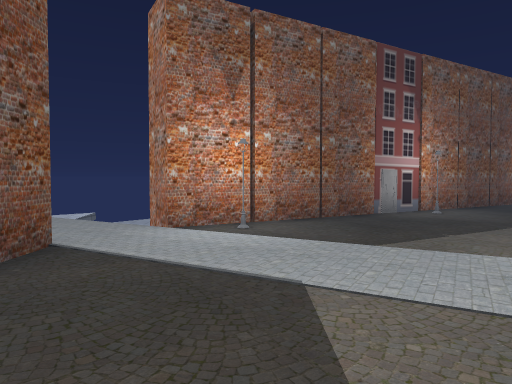
View 1 (above)

21 first-person views from a walk through a 3-D level made in the Unity game engine. The camera is 1.5 m above the floor, tilts 2° down and sees 70° across. The floor is counted in squares, 1.87 m on a side. Each view is taken from the middle of a square. On the plan, view 1 faces up. The plan holds only what a view shows up to about 12 squares ahead; the rest is blank. The place goes on beyond the plan. The player character is not drawn. Some animated figures are left out. Some surface patterns are stand-ins.

View 2
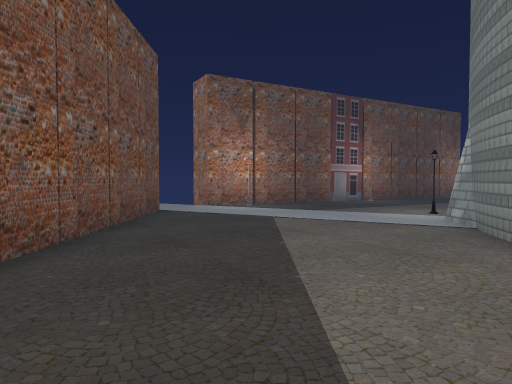

View 3
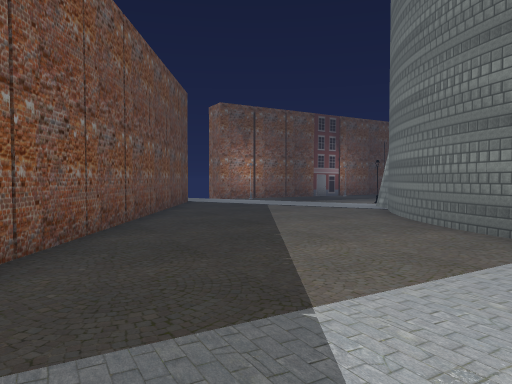

View 4
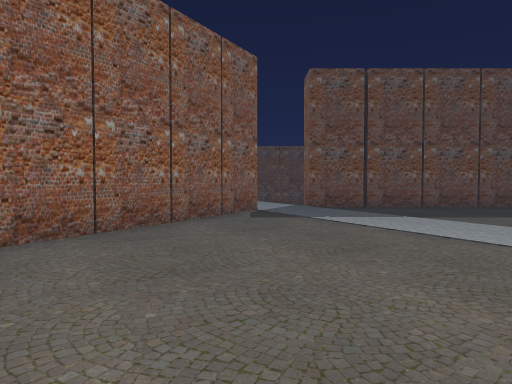

View 5
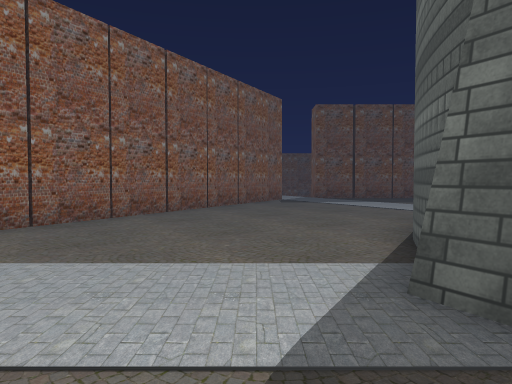

View 6
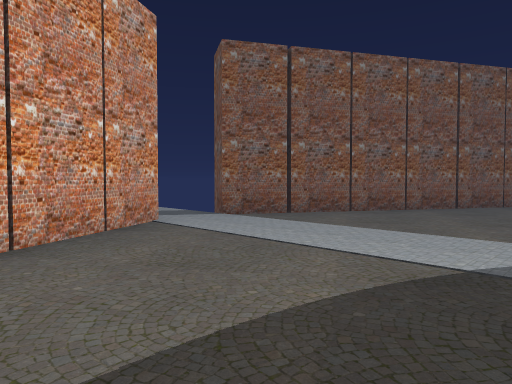

View 7
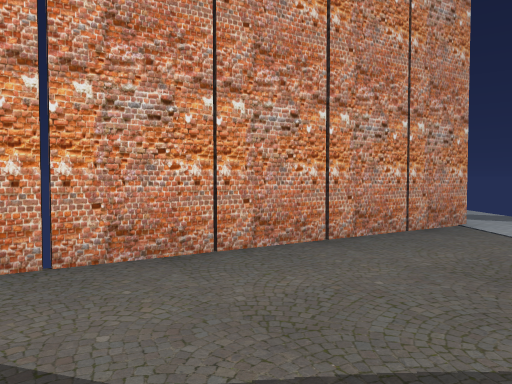

View 8
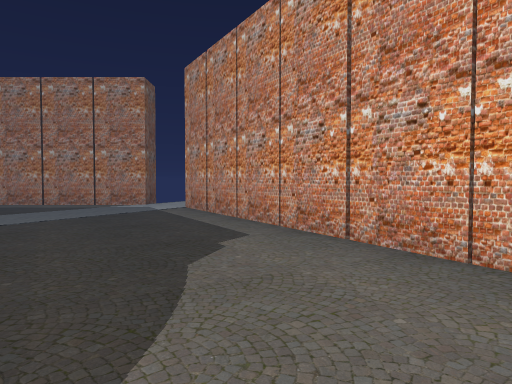

View 9
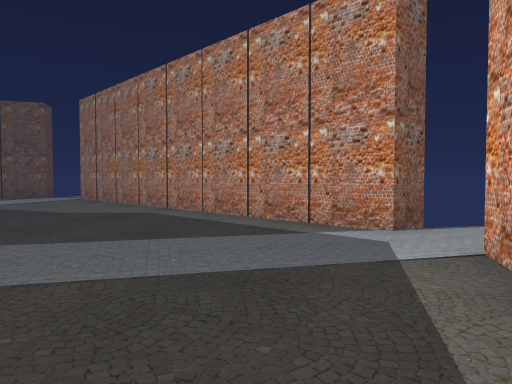

View 10
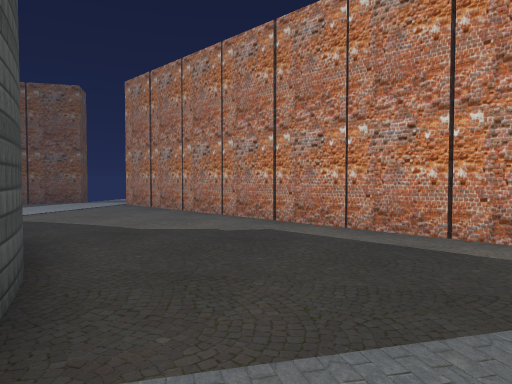

View 11
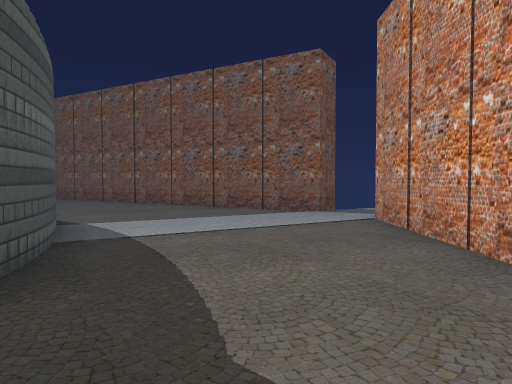

View 12
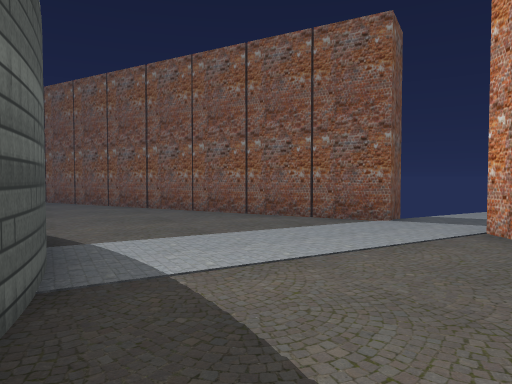

View 13
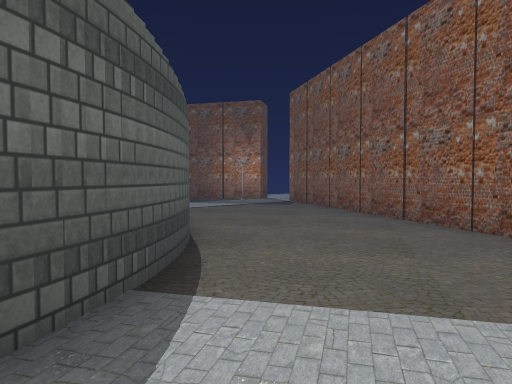

View 14
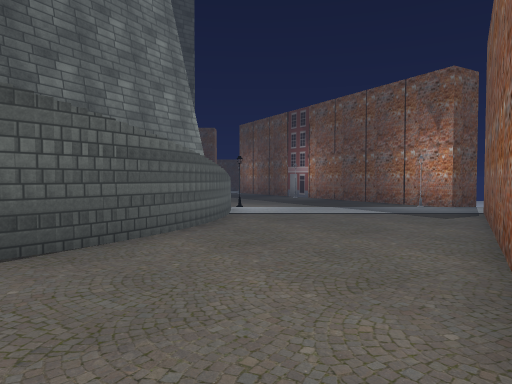

View 15
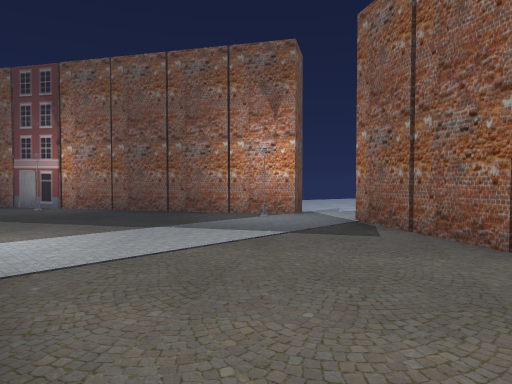

View 16
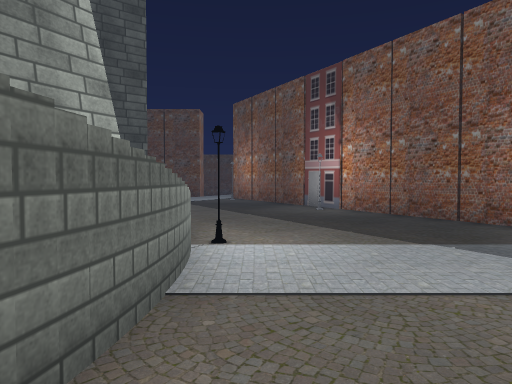

View 17
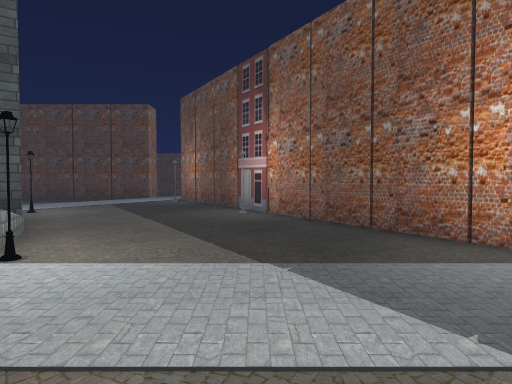

View 18
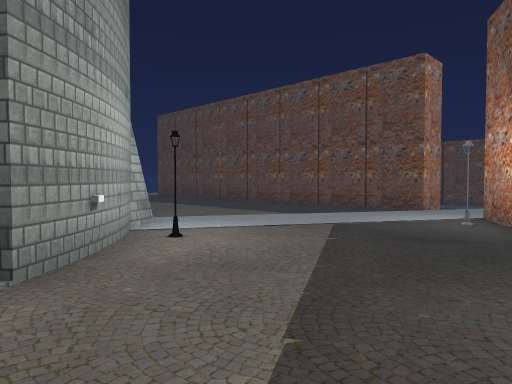

View 19
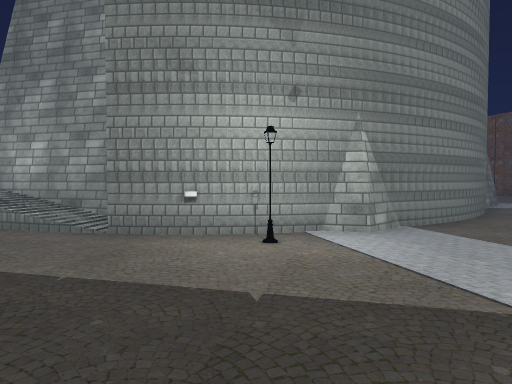

View 20
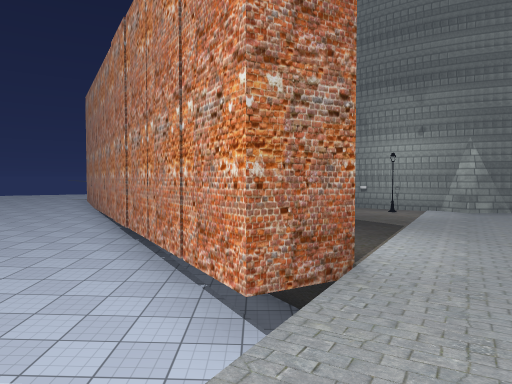

View 21
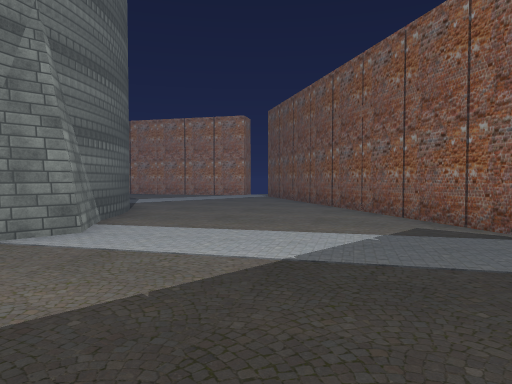

### Floor plan
Key: @ floor where view 1 was taken; # wall or solid block; . main floor; - floor 0.25 m lower than the main floor; _ floor 0.5 m lower than the main floor; < floor 0.75 m lower than the main floor; ( floor 1 m lower than the main floor; ! floor 1.25 m lower than the main floor; : floor 6.25 m higher than the main floor; + floor 6.5 m higher than the main floor; / step, stairs or slope; = window, fence, low wall or low ledge; v drop or lower ground; O other object.
Columns run from 5 left of view 1 to 25 right of it. Each row starts with its distance up from view 1.
 16              ..
 15            --...
 14           _-- ..
 13         ____- O..O
 12        ____OOOO..OO
 11      <<<__OOO......OO
 10     (<<<OOO.........OO
  9    !((OOO#............OO
  8    !(OOO................OO
  7 ..#OOO....................OOOv
  6  ...O#........=#####.......O..
  5  /.........///###  ###........
  4   #......######      ##......O
  3   #......##           ##.....O
  2   #......#             #.....O
  1   #......#             ##....O
  0   #..@...               #....O
 -1   #......                ....O
 -2   #......                ....O
 -3   #......               #....O
 -4   #......              :#....O
 -5   #......#             +.....O
 -6   #......##             .....O
 -7   #.......#            ......O
 -8   #.........          .......OO
 -9   ...........  ##    .........v
-10   ..O......................O..
-11     OO....................OO
-12       OO................OO
-13         OO............OO
-14          OO.........OOO
-15            OO......OO
-16              OO..OO
-17               O..O

Where each view was taken, in squares from view 1:
view 1: 0 up, 0 right, facing up
view 2: 5 down, 0 right, facing up
view 3: 9 down, 0 right, facing up
view 4: 10 down, 8 right, facing left
view 5: 11 down, 13 right, facing left
view 6: 10 down, 15 right, facing down-left
view 7: 10 down, 15 right, facing down
view 8: 12 down, 12 right, facing right
view 9: 11 down, 18 right, facing up-right
view 10: 7 down, 18 right, facing up-right
view 11: 3 down, 21 right, facing up
view 12: 1 down, 20 right, facing up
view 13: 2 up, 20 right, facing up-left
view 14: 7 up, 20 right, facing left
view 15: 6 up, 15 right, facing up-left
view 16: 7 up, 14 right, facing left
view 17: 9 up, 13 right, facing left
view 18: 8 up, 7 right, facing down-left
view 19: 7 up, 1 right, facing down-right
view 20: 7 up, 5 left, facing right
view 21: 4 down, 2 left, facing down-right
